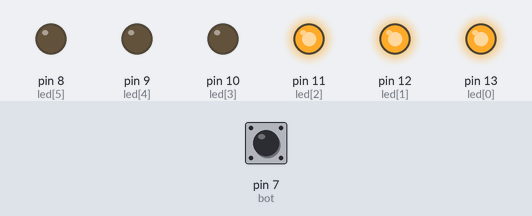
A sketch run on a simulated Arduino Uno, built with avr-gcc and run on an emulated ATmega328P. On the bench: output pins drawn as LEDs (lit = HIGH). Inputs (shaded band) come from the test bench; at power-on: pin 7 (bot) LOW. Random numbers use the default seed unless the sketch sets one.

Above: at 0.1 s.
At 5.1 s:
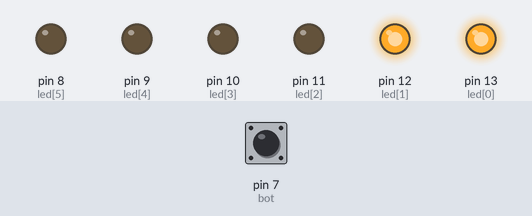
At 15.1 s:
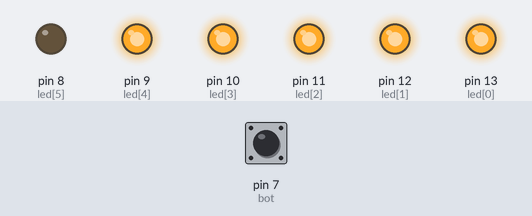
At 25.1 s:
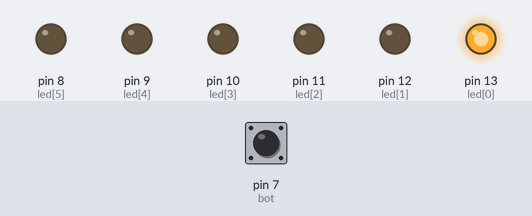
At 35.1 s:
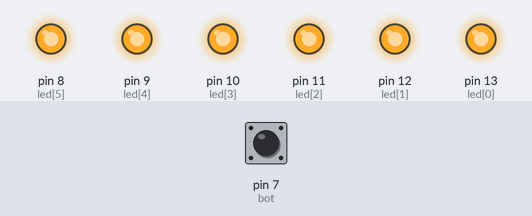
Timing chart, 0 to 36.6 s (numbered marks = the images above):
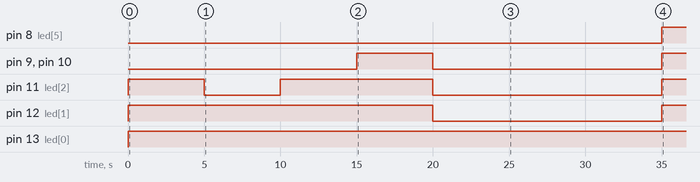

The sketch:

Dado.ino
```cpp
//DADO CON PULSADOR
int led[]= {13,12,11,10,9,8};
int bot = 7;
int i;
int a = 0;
void setup() {
 for(i=0; i<6; i++){
  pinMode (led[i], OUTPUT);
  digitalWrite(led[i], LOW);
 }
  pinMode (bot, INPUT);
  randomSeed(analogRead(0)); //para generar numeros aleatorios diferentes
  //analogRead es para fijar el valor a partir del cuál generaŕá el número aleatorio
}

void loop() {
  while(digitalRead(bot)==1);
    a = random(1,7); //genera un número aleatorio, en este caso se agregan primero el menor numero que se quiere generar y seguido el mayor limite en este caso queremos mostrar el 6 como maximo por ello se pone 7
    //otra forma de hacer seria a = random(6) + 1 así si, por ejemplo da 1 el numero saliente seria 2 y etc.

for(i=0; i<a; i++){
  digitalWrite(led[i], HIGH);  //Para iluminar los N led primeros
}

delay (5000);

 for(i=0; i<6; i++){
  pinMode (led[i], OUTPUT);
  digitalWrite(led[i], LOW);
 }

}
```

Measured:
- by itself, pin 8 (led[5]): LOW → HIGH at 35.0 s
- by itself, pin 9 (led[4]), pin 10 (led[3]): LOW → HIGH at 15.0 s, → LOW 5.0 s later, → HIGH 15.0 s later
- by itself, pin 11 (led[2]): goes HIGH 5.0 s, LOW 5.0 s, HIGH 10.0 s, LOW 15.0 s, then HIGH
- by itself, pin 12 (led[1]): LOW → HIGH at 0.00 s, → LOW 20.0 s later, → HIGH 15.0 s later
- by itself, pin 13 (led[0]): LOW → HIGH at 0.00 s
